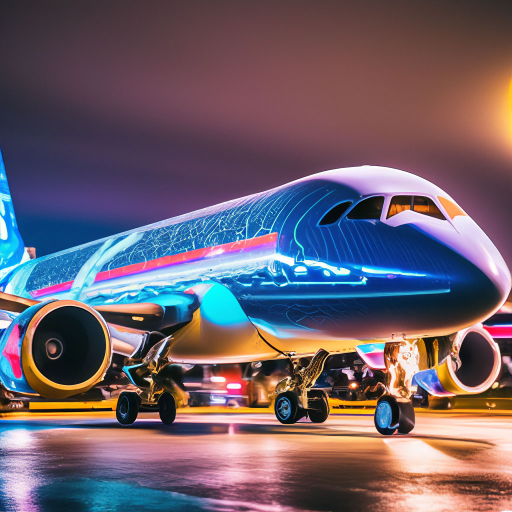
#> input picture image compression/pictures/airpline.jpg, 1024 x 1024 px (shown at 1/2 size)
$ python main.py --image_path pictures/airpline.jpg
#> lines starting #> are read from the running program, lines starting #| are printed output that depends on the picture
### image compression/compress.py
"""
Модуль для сжатия изображений
"""

from PIL import Image, ImageDraw

from tree import QuadTree


def create_image(quadtree: QuadTree, level: int,
                 borders: bool) -> Image:
    """
    Создает изображение
    :param quadtree: Квадродерево
    :param level: Уровень глубины
    :param borders: Отображение границ
    :return: Сжатое изображение
    """
    image = Image.new('RGB', (quadtree.width, quadtree.height))
    draw = ImageDraw.Draw(image)
    draw.rectangle((0, 0, quadtree.width, quadtree.height), (0, 0, 0))
    leaf_nodes = quadtree.get_leaf_nodes(level)

    for node in leaf_nodes:
        if borders:
            draw.rectangle(node.coordinate_region, node.average_color,
                           outline=(0, 0, 0))
        else:
            draw.rectangle(node.coordinate_region, node.average_color)

    return image


def image_compression(image_path: str, level: int, borders: bool) -> None:
    """
    Метод для сжатия изображения
    :param image_path: Путь до изображения
    :param level: Уровень глубины
    :param borders: Отображение границ
    :param gif: Нужно ли создавать gif изображение
    """
#> called with image_path = 'pictures/airpline.jpg', borders = False
    image = Image.open(image_path)
#> image is the input picture: PIL image 1024x1024 RGB; mean R, G, B 109.9, 95.1, 107
    quadtree = QuadTree(image)

    file_extension = image_path.split('.')[-1]
    file_name = image_path.split('\\')[-1]

    final_image = create_image(quadtree, level, borders)
    final_image.save(f"pictures\\compressed_{file_name}.{file_extension}")
    print("Изображение успешно сохранено")

### image compression/tree.py
"""
Модуль содержит классы для реализации квадродерева
"""

import average_color
import threading
from PIL import Image


class Point:
    """Класс точки"""

    def __init__(self, x: float, y: float) -> None:
        self.x = x
        self.y = y

    def __eq__(self, another):
        return self.x == another.x and self.y == another.y


class QuadtreeNode:
    """
    Класс узла квадродерева
    """

    def __init__(self, image: Image, coordinate_region: tuple, depth: int) -> None:
        """
        Конструктор узла квадродерева
        :param image: Изображение
        :param coordinate_region: Координатная область
        :param depth: Глубина
        """
        # дочерние узлы
        self.children = None
        # Узел является листом?
        self.is_leaf = False
        # точки узла
        self.node_points = []
        # координаты граничных точек
        self.coordinate_region = coordinate_region
        # глубина
        self.depth = depth

        left_right = self.coordinate_region[0] + (
                self.coordinate_region[2] - self.coordinate_region[0]) / 2
        top_bottom = self.coordinate_region[1] + (
                self.coordinate_region[3] - self.coordinate_region[1]) / 2

        # координаты центральной точки
        self.node_center_point = Point(left_right, top_bottom)

        # Обрезка части изображения по координатам
        image = image.crop(coordinate_region)
        # histogram возвращает список количества пикселей
        # для каждого диапазона на изображении

        # цвет и ошибка
        self.average_color, self.error = average_color.color_average(
            image.histogram())

    def split_image(self, image: Image) -> None:
        """
        Метод разбивает изображения на четыре части
        :param image: Изображение
        """

        left, top, right, bottom = self.coordinate_region

        top_left = QuadtreeNode(image, (
            left, top, self.node_center_point.x,
            self.node_center_point.y),
                                self.depth + 1)
        top_right = QuadtreeNode(image, (
            self.node_center_point.x, top, right,
            self.node_center_point.y),
                                 self.depth + 1)
        bottom_left = QuadtreeNode(image,
                                   (left,
                                    self.node_center_point.y,
                                    self.node_center_point.x,
                                    bottom),
                                   self.depth + 1)
        bottom_right = QuadtreeNode(image,
                                    (self.node_center_point.x,
                                     self.node_center_point.y,
                                     right, bottom),
                                    self.depth + 1)

        self.children = [top_left, top_right, bottom_left, bottom_right]

    # [71 lines left out: functions find_node, find_node_by_point, insert_point, remove_point, not called in this run]


class QuadTree:
    """Класс реализации квадродерева"""

    def __init__(self, image: Image) -> None:
        # ширина и высота
        self.width, self.height = image.size
#> self.width = 1024; self.height = 1024
        # корневой узел
        self.root = QuadtreeNode(image, image.getbbox(), 0)
        # максимальная глубина
        self.max_depth = 0

        self.build_tree(image, self.root)

    def build_tree(self, image: Image, node: QuadtreeNode) -> None:
        """
        Метод рекурсивно добавляет узлы
        :param image: Исходное изображение
        :param node: Узел
        """

        if (node.depth >= 8) or (node.error <= 13):
            if node.depth > self.max_depth:
                self.max_depth = node.depth
            node.is_leaf = True
            return None

        threads_for_compression = []
        node.split_image(image)

        for child in node.children:
            thread = threading.Thread(target=self.build_tree,
                                      args=(image, child))
            thread.start()
            threads_for_compression.append(thread)

        for process in threads_for_compression:
            process.join()

    # [13 lines left out: function get_rec_nodes, not called in this run]

    def get_leaf_nodes(self, depth: int) -> list:
        """
        Метод возвращает листья квадродерева
        :param depth: Значение глубины
        :return: Список листьев
        """

        if self.max_depth < depth:
            raise ValueError('Указана глубина больше, чем высота дерева')

        leaf_nodes = []
        self.get_rec_nodes(self.root, depth, leaf_nodes)
        return leaf_nodes

### image compression/average_color.py
"""
Модуль, содержащий методы для подсчета средних значений
"""


def weighted_average(hist: list) -> tuple:
    """
    Возвращает взвешенное среднее значение цвета и
    ошибку из гистограммы пикселей
    :param hist: Список количества пикселей для каждого диапазона
    :return: Взвешенное среднее значение цвета и ошибку
    """
    total = sum(hist)
#> total = 1048576
    value, error = 0, 0
    if total > 0:
        # Формула для взвешенного среднего значения:
        # умножение каждого значения на его вес,
        # а затем деление общего произведения на количество пикселей
        value = sum(i * x for i, x in enumerate(hist)) / total
#> value = 109.9
        # Формула для ошибки:
        # среднеквадратичное отклонение каждого значения от
        # взвешенного среднего
        error = sum(x * (value - i) ** 2 for i, x in enumerate(hist)) / total
#> error = 5779.9
        error **= 0.5
#> error = 76.03
    return value, error


def color_average(hist: list) -> tuple:
    """
    Возвращает средний цвет RGB из заданной гистограммы
    количества цветов пикселей
    :param hist: Список количества пикселей для каждого диапазона
    :return: Cредний цвет и ошибка
    """
    red, red_error = weighted_average(hist[:256])
#> red = 109.9; red_error = 76.03
    green, green_error = weighted_average(hist[256:512])
#> green = 95.12; green_error = 58.92
    blue, blue_error = weighted_average(hist[512:768])
#> blue = 107; blue_error = 65.14
    error = red_error * 0.2989 + green_error * 0.5870 + blue_error * 0.1140
#> error = 64.74
    return (int(red), int(green), int(blue)), error

### image compression/main.py
"""
Модуль для запуска программы
"""
import os
import argparse
from compress import image_compression


def main() -> None:
    """
    В этой функции происходит запусмк программы
    :return:
    """
    parser = argparse.ArgumentParser()
    parser.add_argument("-ip", '--image_path', type=str,
                        help="Путь к изображению", required=True)
    parser.add_argument("-cr", '--compression_ratio', type=int,
                        help="Степень сжатия")
    parser.add_argument("-b", '--borders', action="store_true",
                        help="Отображение границ")
    args = parser.parse_args()

    if not os.path.exists(args.image_path):
        print("Указан неверный путь")
        return
    else:
        image_compression(args.image_path, args.compression_ratio, args.borders)
#> in __init__, `self.average_color, self.error = average_color.color_average( image.hi..`: self.average_color = (109, 95, 107); self.error = 64.74
#> call 2 of __init__, with coordinate_region = (0, 0, 512, 512), depth = 1
#> call 2 of __init__, with x = 256, y = 256
#> in __init__ (call 2), `image = image.crop(coordinate_region)`:
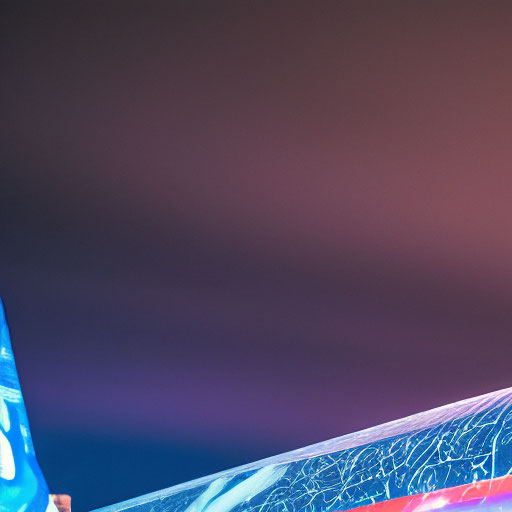
#> image: PIL image 512x512 RGB; mean R, G, B 78.8, 71, 97.7
#> in __init__ (call 2), `self.average_color, self.error = average_color.color_average( image.hi..`: self.average_color = (78, 71, 97); self.error = 38.97
#> call 3 of __init__, with coordinate_region = (512, 0, 1024, 512), depth = 1
#> call 3 of __init__, with x = 768, y = 256
#> in __init__ (call 3), `image = image.crop(coordinate_region)`:
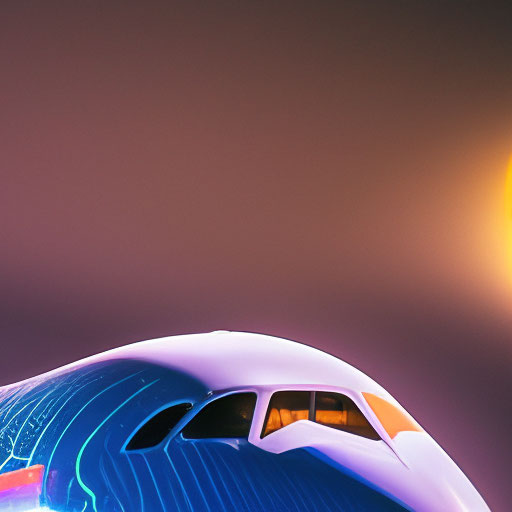
#> image: PIL image 512x512 RGB; mean R, G, B 113.3, 86.2, 98.2
#> in __init__ (call 3), `self.average_color, self.error = average_color.color_average( image.hi..`: self.average_color = (113, 86, 98); self.error = 49.06
#> call 4 of __init__, with coordinate_region = (0, 512, 512, 1024), depth = 1
#> call 4 of __init__, with x = 256, y = 768
#> in __init__ (call 4), `image = image.crop(coordinate_region)`:
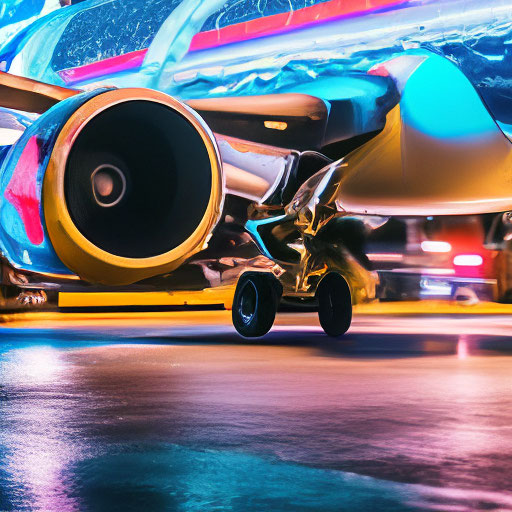
#> image: PIL image 512x512 RGB; mean R, G, B 118.7, 115.4, 126.3
#> in __init__ (call 4), `self.average_color, self.error = average_color.color_average( image.hi..`: self.average_color = (118, 115, 126); self.error = 74.99
#> in __init__ (call 5), `image = image.crop(coordinate_region)`:
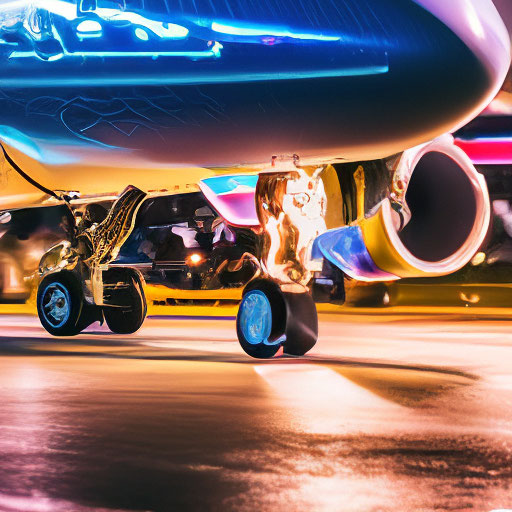
#> image: PIL image 512x512 RGB; mean R, G, B 128.9, 107.8, 105.8
#> in __init__ (call 5), `self.average_color, self.error = average_color.color_average( image.hi..`: self.average_color = (128, 107, 105); self.error = 77.24
#> the loop in build_tree, `for child in node.children:` made 4 passes
#> after the loop in build_tree, `for child in node.children:`: threads_for_compression = 4 items
#> the loop in build_tree, `for process in threads_for_compression:` made 4 passes
#> in create_image, `image = Image.new('RGB', (quadtree.width, quadtree.height))`: image: PIL image 1024x1024 RGB; every value is 0


if __name__ == "__main__":
#> (the run stopped early here; a loop or call above may not have finished)

$ run again, on image compression/pictures/mem.jpg
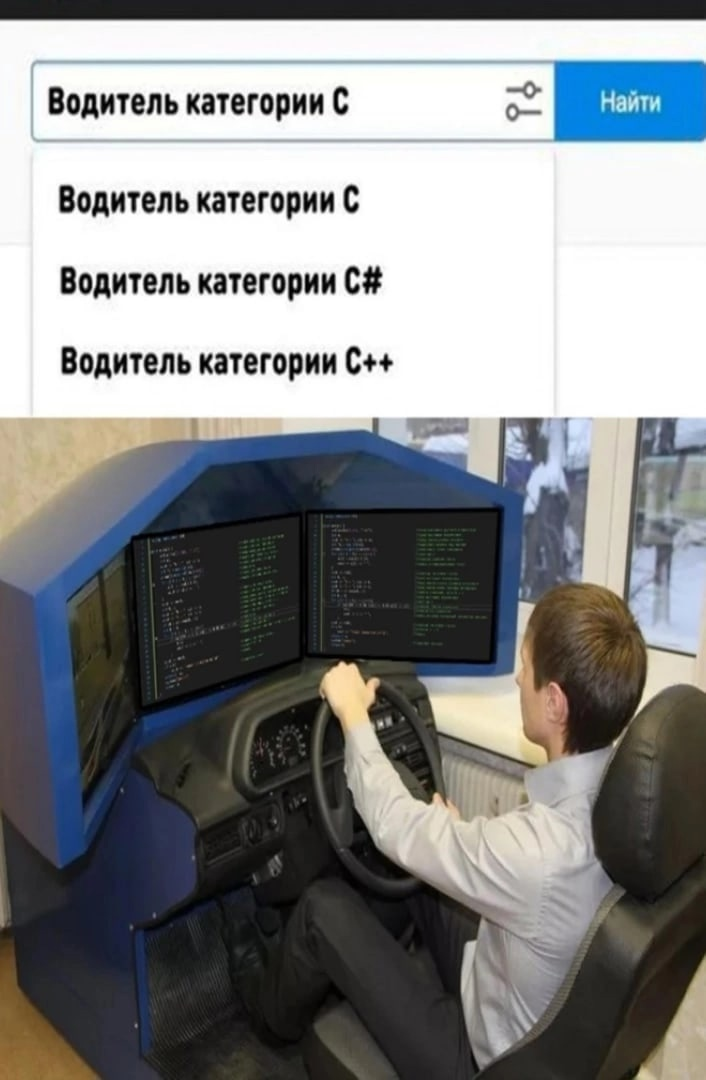
#> input picture image compression/pictures/mem.jpg, 706 x 1080 px
#> in image_compression, image is the input picture: PIL image 706x1080 RGB; mean R, G, B 133.7, 135.6, 136.8
#> total = 762480
#> value = 133.7
#> in weighted_average, `error = sum(x * (value - i) ** 2 for i, x in enumerate(hist)) / total`: error = 9282.7
#> in weighted_average, `error **= 0.5`: error = 96.35
#> red = 133.7; red_error = 96.35
#> green = 135.6; green_error = 94.15
#> blue = 136.8; blue_error = 94.24
#> in color_average, `error = red_error * 0.2989 + green_error * 0.5870 + blue_error * 0.1140`: error = 94.8
#> self.average_color = (133, 135, 136); self.error = 94.8
#> in __init__ (call 4), `image = image.crop(coordinate_region)`:
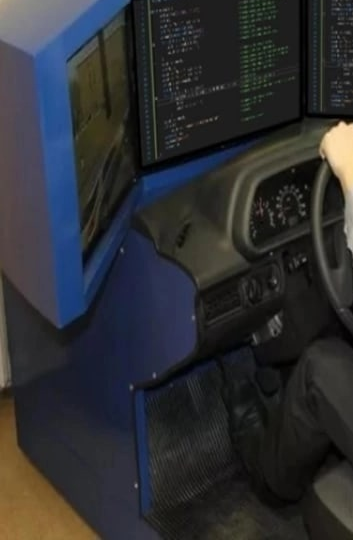
#> image: PIL image 353x540 RGB; mean R, G, B 45.5, 46.7, 49.7
#> self.average_color = (45, 46, 49); self.error = 30.44
#> in __init__ (call 5), `image = image.crop(coordinate_region)`:
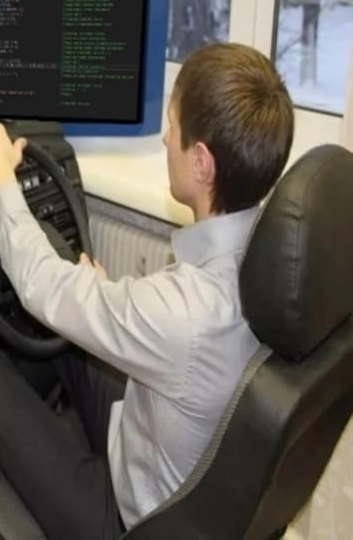
#> image: PIL image 353x540 RGB; mean R, G, B 102.8, 98.5, 91.7
#> self.average_color = (102, 98, 91); self.error = 68.69
#> the loop in build_tree, `for child in node.children:` made 4 passes
#> after the loop in build_tree, `for child in node.children:`: threads_for_compression = 4 items
#> the loop in build_tree, `for process in threads_for_compression:` made 4 passes
